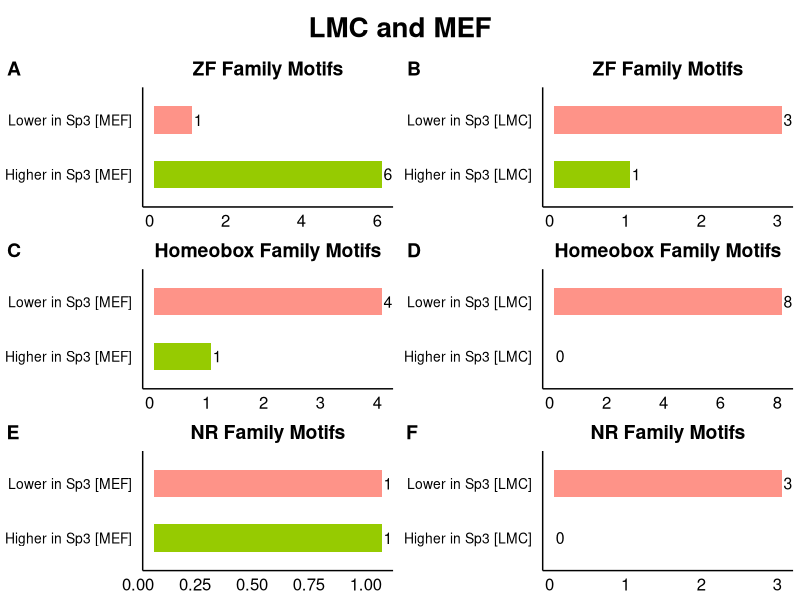

Write the R code that produced this figure.
#setwd('Desktop/Bioinformatics_projects/Bulk_RNA_seqdata_sp3/cluster_data/Homer_results/Homer_motifs_known_shortlisted/')

# Load the necessary libraries
library(ggplot2)
library(gridExtra)
library(cowplot)
library(dplyr)
library(stringr)

# Define a mapping of old condition names to the new labels
condition_labels <- c(
  "III_MEF_up" = "Higher in Sp3 [MEF]",
  "III_MEF_down" = "Lower in Sp3 [MEF]",
  "III_LMC_up" = "Higher in Sp3 [LMC]",
  "III_LMC_down" = "Lower in Sp3 [LMC]"
)

# Function to extract the condition from the source dataframe strings
extract_condition <- function(df) {
  df$Condition <- str_extract(df$Source_DF, paste(names(condition_labels), collapse = "|"))
  df$Condition <- factor(df$Condition, levels = names(condition_labels))
  return(df)
}

# Function to filter dataframe for specified conditions
filter_conditions <- function(df, conditions) {
  df <- df %>% filter(Condition %in% conditions)
  return(df)
}

# Function to calculate frequency of each value in the condition column, ensuring all levels are included
calculate_frequency <- function(df) {
  freq_table <- table(df$Condition)
  freq_df <- as.data.frame(freq_table)
  colnames(freq_df) <- c("Condition", "Frequency")
  return(freq_df)
}

# Function to create bar plots
create_plot <- function(freq_df, title) {
  ggplot(freq_df, aes(x = Condition, y = Frequency, fill = Condition)) +
    geom_bar(stat = "identity", width = 0.5) +
    coord_flip() +
    ggtitle(title) +
    theme_minimal() +
    theme(
      axis.text.x = element_text(hjust = 1, color = "black", size = 12),
      axis.text.y = element_text(color = "black", size = 10, margin = margin(r = 5)),
      plot.title = element_text(size = 14, face = "bold", hjust = 0.5),
      panel.grid.major = element_blank(),
      panel.grid.minor = element_blank(),
      panel.background = element_blank(),
      legend.position = "none",
      plot.background = element_blank(),
      axis.line = element_line(color = "black"),
      axis.title.x = element_blank(),
      axis.title.y = element_blank(),
      plot.margin = margin(t = 5, r = 5, b = 5, l = 5)  # Reduce white space around the plot
    ) +
    geom_text(aes(label = Frequency), hjust = -0.2, size = 4) + # Add labels
    scale_x_discrete(labels = condition_labels[as.character(freq_df$Condition)]) +
    scale_fill_manual(values = c(
      "III_MEF_up" = "#96cb01", 
      "III_MEF_down" = "#fe9388", 
      "III_LMC_up" = "#96cb01", 
      "III_LMC_down" = "#fe9388"
    ), labels = c(
      "III_MEF_up" = "higher in Sp3", 
      "III_MEF_down" = "lower in Sp3", 
      "III_LMC_up" = "higher in Sp3", 
      "III_LMC_down" = "lower in Sp3"
    )) +
    expand_limits(y = 0)  # Ensure bars start from the axis
}

# Read the CSV files
csv4 <- read.csv('all_ZF_family_motifs_combined_homeranalysis.csv')
csv5 <- read.csv('all_homeobox_family_motifs_combined_homeranalysis.csv')
csv6 <- read.csv('all_NR_family_motifs_combined_homeranalysis.csv')

# Extract conditions
csv4 <- extract_condition(csv4)
csv5 <- extract_condition(csv5)
csv6 <- extract_condition(csv6)

# Filter dataframes for specified conditions (III_MEF and III_LMC)
csv4_filtered <- filter_conditions(csv4, c("III_MEF_up", "III_MEF_down", "III_LMC_up", "III_LMC_down"))
csv5_filtered <- filter_conditions(csv5, c("III_MEF_up", "III_MEF_down", "III_LMC_up", "III_LMC_down"))
csv6_filtered <- filter_conditions(csv6, c("III_MEF_up", "III_MEF_down", "III_LMC_up", "III_LMC_down"))

# Calculate frequencies for each filtered dataframe
freq_zf <- calculate_frequency(csv4_filtered)
freq_homeobox <- calculate_frequency(csv5_filtered)
freq_nr <- calculate_frequency(csv6_filtered)

# Ensure only the specified conditions are included
freq_zf <- freq_zf %>% filter(Condition %in% c("III_MEF_up", "III_MEF_down", "III_LMC_up", "III_LMC_down"))
freq_homeobox <- freq_homeobox %>% filter(Condition %in% c("III_MEF_up", "III_MEF_down", "III_LMC_up", "III_LMC_down"))
freq_nr <- freq_nr %>% filter(Condition %in% c("III_MEF_up", "III_MEF_down", "III_LMC_up", "III_LMC_down"))

# Create plots for MEF and LMC conditions with updated labels
plot_zf_mef <- create_plot(freq_zf %>% filter(Condition %in% c("III_MEF_up", "III_MEF_down")), "ZF Family Motifs")
plot_zf_lmc <- create_plot(freq_zf %>% filter(Condition %in% c("III_LMC_up", "III_LMC_down")), "ZF Family Motifs")
plot_homeobox_mef <- create_plot(freq_homeobox %>% filter(Condition %in% c("III_MEF_up", "III_MEF_down")), "Homeobox Family Motifs")
plot_homeobox_lmc <- create_plot(freq_homeobox %>% filter(Condition %in% c("III_LMC_up", "III_LMC_down")), "Homeobox Family Motifs")
plot_nr_mef <- create_plot(freq_nr %>% filter(Condition %in% c("III_MEF_up", "III_MEF_down")), "NR Family Motifs")
plot_nr_lmc <- create_plot(freq_nr %>% filter(Condition %in% c("III_LMC_up", "III_LMC_down")), "NR Family Motifs")

# Combine ZF, Homeobox, and NR plots into a single figure with main title
combined_plot <- plot_grid(plot_zf_mef, plot_zf_lmc, plot_homeobox_mef, plot_homeobox_lmc, plot_nr_mef, plot_nr_lmc, labels = c("A", "B", "C", "D", "E", "F"), ncol = 2, align = "v")

# Add the main title
main_title <- ggdraw() + draw_label("LMC and MEF", fontface = 'bold', size = 20)

# Combine the main title with the combined plots
final_plot <- plot_grid(main_title, combined_plot, ncol = 1, rel_heights = c(0.1, 1))

# Save the final plot
ggsave("Combined_ZF_Homeobox_NR_Family_Motifs_LMC_MEF.png", plot = final_plot, width = 16, height = 18)
